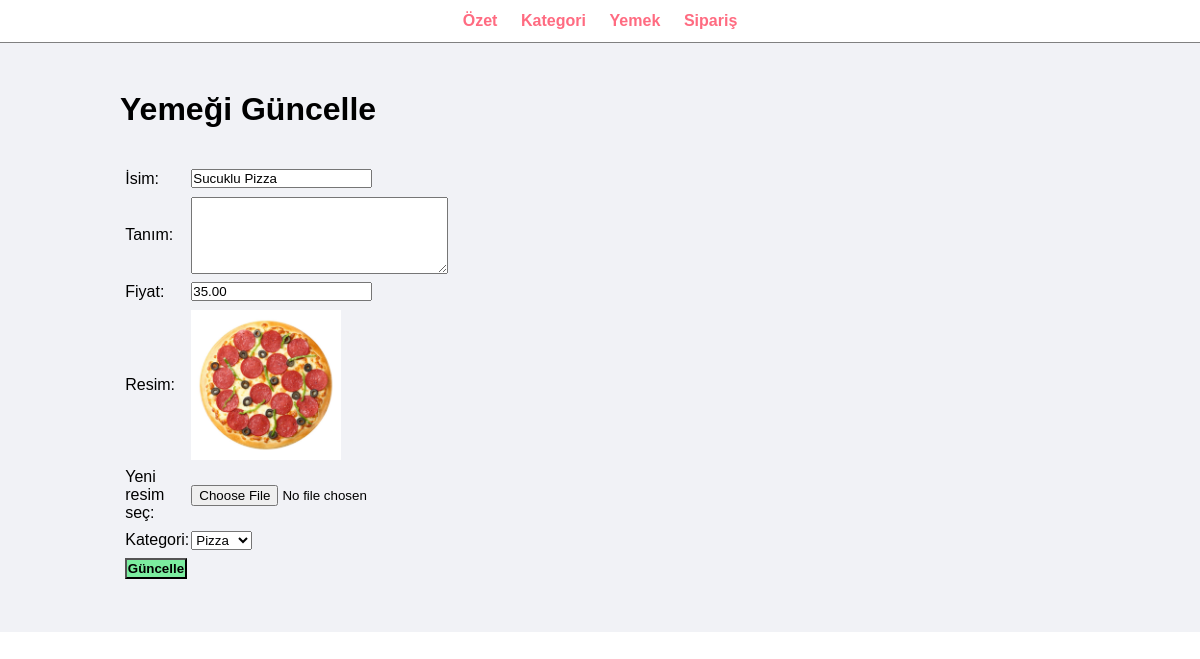
The page /yemek_siparis/admin/update-food.php?id=3 (signed in) on the database its author committed.
### tables this page shows
CREATE TABLE `tbl_food` (
  `id` int(10) UNSIGNED NOT NULL,
  `title` varchar(100) NOT NULL,
  `description` text NOT NULL,
  `price` decimal(10,2) NOT NULL,
  `image_name` varchar(255) NOT NULL,
  `category_id` int(10) UNSIGNED NOT NULL
);

### yemek_siparis/admin/update-food.php (the view, shortened to what this page needs)
<?php include('menu.php'); ?>
<?php
    if(isset($_GET['id']))
    {
        $id = $_GET['id'];
        $sql2 = "SELECT * FROM tbl_food WHERE id=$id";
        $query2 = mysqli_query($conn, $sql2);
        $row2 = mysqli_fetch_assoc($query2);
        $title = $row2['title'];
        $description = $row2['description'];
        $price = $row2['price'];
        $current_image = $row2['image_name'];
    }
    else
    {
        header('location: manage-food.php');
    }
?>
<div class="main-content">
    <div class="wrapper">
        <h1>Yemeği Güncelle</h1>
        <br><br>
        <form action="" method="POST" enctype="multipart/form-data">
        <table class="tbl-30">
            <tr>
                <td>İsim: </td>
                <td>
                    <input type="text" name="title" value="<?php echo $title; ?>">
                </td>
            </tr>
            <tr>
                <td>Tanım: </td>
                <td>
                    <textarea name="description" cols="30" rows="5"><?php echo $description; ?></textarea>
                </td>
            </tr>
            <tr>
                <td>Fiyat: </td>
                <td>
                    <input type="number" name="price" value="<?php echo $price; ?>">
                </td>
            </tr>
            <tr>
                <td>Resim: </td>
                <td>
                    <?php
                        if($current_image == "")
                        {
                            echo "<div class='error'>Görsel Bulunamadı.</div>";
                        }
                        else
                        {
                            ?>
                            <img src="../<?php echo $current_image; ?>" width="150px">
                            <?php
                        }
                    ?>
                </td>
            </tr>
            <tr>
                <td>Yeni resim seç: </td>
                <td>
                    <input type="file" name="image">
                </td>
            </tr>
            <tr>
                <td>Kategori: </td>
                <td>
                    <select name="category">
                        <?php
                            $sql = "SELECT * FROM tbl_category";
                            $query = mysqli_query($conn, $sql);
                            $count = mysqli_num_rows($query);
                            if($count>0)
                            {
                                while($row=mysqli_fetch_assoc($query))
                                {
                                    $category_title = $row["title"];
                                    echo "<option value='0'>$category_title </option>";
                                }
                            }
                            else
                            {
                                echo "<option value='0'>Kategori Bulunamadı.</option>";
                            }
                        ?>
                    </select>
                </td>
            </tr>
            <tr>
                <td>
                    <input type="submit" name="submit" value="Güncelle" class="btn-secondary">
                </td>
            </tr>
        </table>
        </form>
    </div>
</div>

### yemek_siparis/css/admin2.css (style rules this page uses)
* { margin: 0; padding: 0; font-family: Arial, Helvetica, sans-serif; }
.wrapper { padding: 1%; width: 80%; margin: 0 auto; }
.tbl-30 { width: 30%; }
table tr td { padding: 1%; }
.btn-secondary { background-color: #7bed9f; padding: 1%; color: black; text-decoration: none; font-weight: bold; }
.main-content { background-color: #f1f2f6; padding: 3% 0; }

### rows shown on the page
tbl_food: title "Sucuklu Pizza", price "35.00", image_name (picture)

### other values the page prints
form field category "Pizza"
